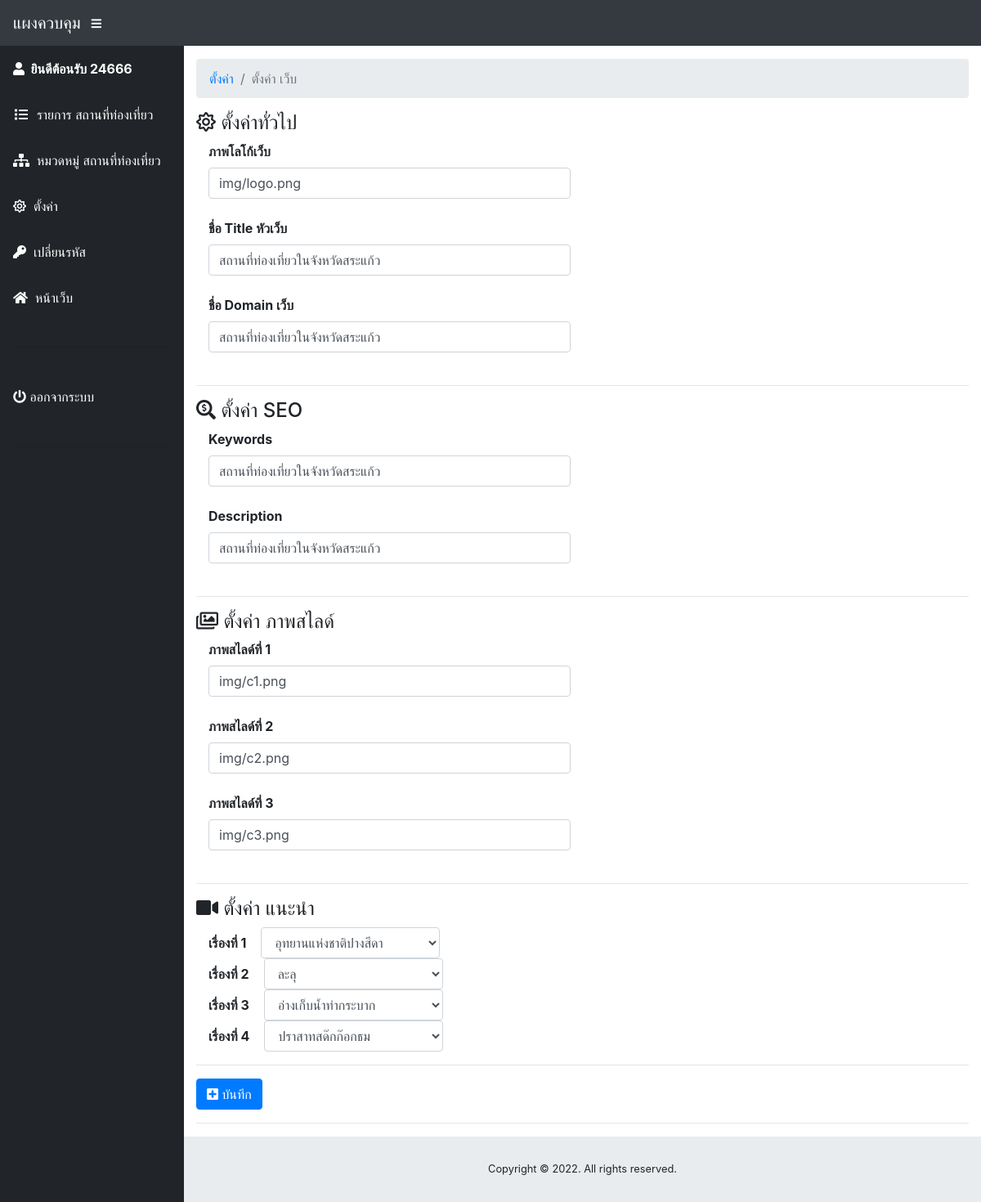
Screenshot of /admin/setting.php (signed in) with the database file from the repository.
### tables this page shows
CREATE TABLE `setting` (
  `no` int(255) NOT NULL,
  `title` varchar(255) NOT NULL,
  `domain` varchar(255) NOT NULL,
  `logo` text NOT NULL,
  `keywords` text NOT NULL,
  `description` text NOT NULL,
  `slide1_img` text DEFAULT NULL,
  `slide1_link` text DEFAULT NULL,
  `slide2_img` text DEFAULT NULL,
  `slide2_link` text DEFAULT NULL,
  `slide3_img` text DEFAULT NULL,
  `slide3_link` text DEFAULT NULL,
  `db_hot1` int(255) NOT NULL,
  `db_hot2` int(255) NOT NULL,
  `db_hot3` int(255) NOT NULL,
  `db_hot4` int(255) NOT NULL
);

CREATE TABLE `db` (
  `no` int(10) NOT NULL,
  `date` varchar(250) NOT NULL,
  `time` varchar(250) NOT NULL,
  `category` int(10) NOT NULL,
  `name` varchar(250) NOT NULL,
  `pic` text NOT NULL,
  `pic2` text NOT NULL,
  `pic3` text NOT NULL,
  `utf8mb4_general_ci` text NOT NULL,
  `story` text NOT NULL,
  `story1` text NOT NULL,
  `youtube` text NOT NULL,
  `video` text NOT NULL,
  `sound` text NOT NULL
);

### admin/setting.php (the view, shortened to what this page needs)
<?php
  include("../config.php");
  $sql_db1 = mysqli_query($sql_con, 'SELECT * FROM db ORDER BY no DESC') or die();
  $sql_db2 = mysqli_query($sql_con, 'SELECT * FROM db ORDER BY no DESC') or die();
  $sql_db3 = mysqli_query($sql_con, 'SELECT * FROM db ORDER BY no DESC') or die();
  $sql_db4 = mysqli_query($sql_con, 'SELECT * FROM db ORDER BY no DESC') or die();
  $sql_setting = mysqli_query($sql_con, 'SELECT * FROM setting') or die();
  $setting = mysqli_fetch_array($sql_setting);
?>
<!DOCTYPE html>
<html lang="en">
<head>
  <link href="vendor/fontawesome-free/css/all.min.css" rel="stylesheet" type="text/css">
  <link href="vendor/datatables/dataTables.bootstrap4.css" rel="stylesheet">
  <link href="css/sb-admin.css" rel="stylesheet">
</head>
<body id="page-top">
  <nav class="navbar navbar-expand navbar-dark bg-dark static-top">
    <a class="navbar-brand mr-1" href="index.php">แผงควบคุม</a>
    <button class="btn btn-link btn-sm text-white order-1 order-sm-0" id="sidebarToggle" href="#">
      <i class="fas fa-bars"></i>
    </button>
  </nav>
  <div id="wrapper">
    <?php require('menu.php'); ?>
    <div id="content-wrapper">
      <div class="container-fluid">
        <ol class="breadcrumb">
          <li class="breadcrumb-item">
            <a href="#">ตั้งค่า</a>
          </li>
          <li class="breadcrumb-item active">ตั้งค่า เว็บ</li>
        </ol>
        <form action="setting.php" method="POST">
        <h4><i class="far fa-sun"></i> ตั้งค่าทั่วไป</h4>
        <div class="col-12 col-md-6 col-lg-6">
          <label style="font-weight: bold">ภาพโลโก้เว็บ</label>
		        <input name="logo" value="<?=$setting["logo"]?>" placeholder="http://www.mysite.com/logo.png" class="form-control"><br>
          <label style="font-weight: bold">ชื่อ Title หัวเว็บ</label>
		        <input name="title" value="<?=$setting["title"]?>" placeholder="ชื่อ Title หัวเว็บ" class="form-control"><br>
          <label style="font-weight: bold">ชื่อ Domain เว็บ</label>
		        <input name="domain" value="<?=$setting["domain"]?>" placeholder="MyVideoSite.com" class="form-control"><br>
        </div>
        <hr>
        <h4><i class="fas fa-search-dollar"></i> ตั้งค่า SEO</h4>
        <div class="col-12 col-md-6 col-lg-6">
          <label style="font-weight: bold">Keywords</label>
		        <input name="keywords" value="<?=$setting["keywords"]?>" placeholder="MyVideoSite.com" class="form-control"><br>
          <label style="font-weight: bold">Description</label>
		        <input name="description" value="<?=$setting["description"]?>" placeholder="MyVideoSite.com" class="form-control"><br>
        </div>
        <hr>
        <h4><i class="far fa-images"></i> ตั้งค่า ภาพสไลด์</h4>
        <div class="col-12 col-md-6 col-lg-6">
          <label style="font-weight: bold">ภาพสไลด์ที่ 1</label>
            <input name="slide1_img" value="<?=$setting["slide1_img"]?>" placeholder="MyVideoSite.com" class="form-control"><br>
          <label style="font-weight: bold">ภาพสไลด์ที่ 2</label>
            <input name="slide2_img" value="<?=$setting["slide2_img"]?>" placeholder="MyVideoSite.com" class="form-control"><br>
          <label style="font-weight: bold">ภาพสไลด์ที่ 3</label>
		        <input name="slide3_img" value="<?=$setting["slide3_img"]?>" placeholder="MyVideoSite.com" class="form-control"><br>
        </div>
        <hr>
        <h4><i class="fas fa-video"></i> ตั้งค่า แนะนำ</h4>
        <div class="col-12 col-md-12 col-lg-12">
          <div class="form-inline">
          <label style="font-weight: bold">เรื่องที่ 1</label>&nbsp;&nbsp;&nbsp;&nbsp;
            <select name="db_hot1" class="form-control">
              <?php while($db_hot1 = mysqli_fetch_array($sql_db1)) { ?>
                <option value="<?=$db_hot1["no"]?>" <?php if($setting["db_hot1"]==$db_hot1["no"]) { echo "selected"; }?>><?=$db_hot1["name"]?></option>
              <?php } ?>
            </select>
          </div>
          <div class="form-inline">
          <label style="font-weight: bold">เรื่องที่ 2</label>&nbsp;&nbsp;&nbsp;&nbsp;
            <select name="db_hot2" class="form-control">
              <?php while($db_hot2 = mysqli_fetch_array($sql_db2)) { ?>
                <option value="<?=$db_hot2["no"]?>"  <?php if($setting["db_hot2"]==$db_hot2["no"]) { echo "selected"; }?>><?=$db_hot2["name"]?></option>
              <?php } ?>
            </select>
          </div>
          <div class="form-inline">
          <label style="font-weight: bold">เรื่องที่ 3</label>&nbsp;&nbsp;&nbsp;&nbsp;
            <select name="db_hot3" class="form-control">
              <?php while($db_hot3 = mysqli_fetch_array($sql_db3)) { ?>
                <option value="<?=$db_hot3["no"]?>"  <?php if($setting["db_hot3"]==$db_hot3["no"]) { echo "selected"; }?>><?=$db_hot3["name"]?></option>
              <?php } ?>
            </select>
          </div>
          <div class="form-inline">
          <label style="font-weight: bold">เรื่องที่ 4</label>&nbsp;&nbsp;&nbsp;&nbsp;
            <select name="db_hot4" class="form-control">
              <?php while($db_hot4 = mysqli_fetch_array($sql_db4)) { ?>
                <option value="<?=$db_hot4["no"]?>"  <?php if($setting["db_hot4"]==$db_hot4["no"]) { echo "selected"; }?>><?=$db_hot4["name"]?></option>
              <?php } ?>
            </select>
          </div>
        </div>
        <hr>
        <button type="submit" class="btn btn-primary"><i class="fa fa-plus-square"></i> บันทึก</button>
        <hr>
              </form>
      </div>
      <footer class="sticky-footer">
        <div class="container my-auto">
          <div class="copyright text-center my-auto">
            <span>Copyright &copy; 2022. All rights reserved.</span>
          </div>
        </div>
      </footer>
    </div>
  </div>
</body>
</html>

### rows the page displays
setting: logo "img/logo.png", title "สถานที่ท่องเที่ยวในจังหวัดสระแก้ว", domain "สถานที่ท่องเที่ยวในจังหวัดสระแก้ว", keywords "สถานที่ท่องเที่ยวในจังหวัดสระแก้ว", description "สถานที่ท่องเที่ยวในจังหวัดสระแก้ว", slide1_img "img/c1.png", slide2_img "img/c2.png", slide3_img "img/c3.png", db_hot1 "อุทยานแห่งชาติปางสีดา", db_hot2 "ละลุ", db_hot3 "อ่างเก็บน้ำท่ากระบาก", db_hot4 "ปราสาทสด๊กก๊อกธม"

### other values shown
$_SESSION["admin_user"] "24666"
